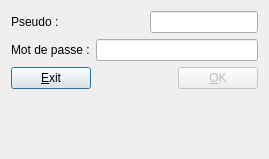
<?xml version="1.0" encoding="UTF-8"?>
<ui version="4.0">
 <class>Dialog_connection</class>
 <widget class="QDialog" name="Dialog_connection">
  <property name="geometry">
   <rect>
    <x>0</x>
    <y>0</y>
    <width>269</width>
    <height>159</height>
   </rect>
  </property>
  <property name="windowTitle">
   <string>Connection</string>
  </property>
  <layout class="QVBoxLayout" name="verticalLayout">
   <item>
    <layout class="QHBoxLayout" name="horizontalLayout_3">
     <item>
      <widget class="QLabel" name="label_pseudo">
       <property name="text">
        <string>Pseudo : </string>
       </property>
      </widget>
     </item>
     <item>
      <spacer name="horizontalSpacer_2">
       <property name="orientation">
        <enum>Qt::Horizontal</enum>
       </property>
       <property name="sizeHint" stdset="0">
        <size>
         <width>32</width>
         <height>20</height>
        </size>
       </property>
      </spacer>
     </item>
     <item>
      <widget class="QLineEdit" name="lineEdit_pseudo"/>
     </item>
    </layout>
   </item>
   <item>
    <layout class="QHBoxLayout" name="horizontalLayout_2">
     <item>
      <widget class="QLabel" name="label_mdp">
       <property name="text">
        <string>Mot de passe :</string>
       </property>
      </widget>
     </item>
     <item>
      <widget class="QLineEdit" name="lineEdit_mdp">
       <property name="echoMode">
        <enum>QLineEdit::Password</enum>
       </property>
      </widget>
     </item>
    </layout>
   </item>
   <item>
    <layout class="QHBoxLayout" name="horizontalLayout">
     <item>
      <widget class="QPushButton" name="pushButton_exit">
       <property name="text">
        <string>&amp;Exit</string>
       </property>
      </widget>
     </item>
     <item>
      <spacer name="horizontalSpacer">
       <property name="orientation">
        <enum>Qt::Horizontal</enum>
       </property>
       <property name="sizeHint" stdset="0">
        <size>
         <width>40</width>
         <height>20</height>
        </size>
       </property>
      </spacer>
     </item>
     <item>
      <widget class="QPushButton" name="pushButton_ok">
       <property name="enabled">
        <bool>false</bool>
       </property>
       <property name="focusPolicy">
        <enum>Qt::StrongFocus</enum>
       </property>
       <property name="text">
        <string>&amp;OK</string>
       </property>
      </widget>
     </item>
    </layout>
   </item>
   <item>
    <widget class="QLabel" name="label_erreur">
     <property name="text">
      <string/>
     </property>
    </widget>
   </item>
  </layout>
 </widget>
 <tabstops>
  <tabstop>lineEdit_pseudo</tabstop>
  <tabstop>lineEdit_mdp</tabstop>
  <tabstop>pushButton_ok</tabstop>
  <tabstop>pushButton_exit</tabstop>
 </tabstops>
 <resources/>
 <connections/>
</ui>
